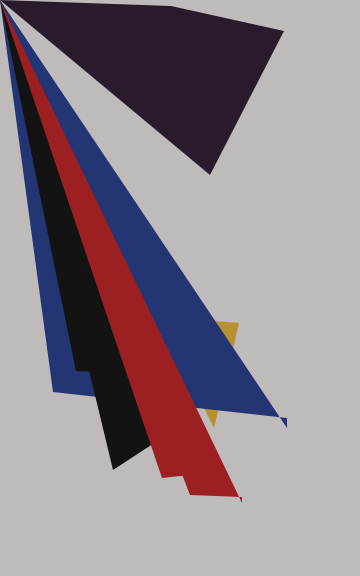
Frame 1 (no input)
Frame 60 (no input): identical to frame 1, image omitted
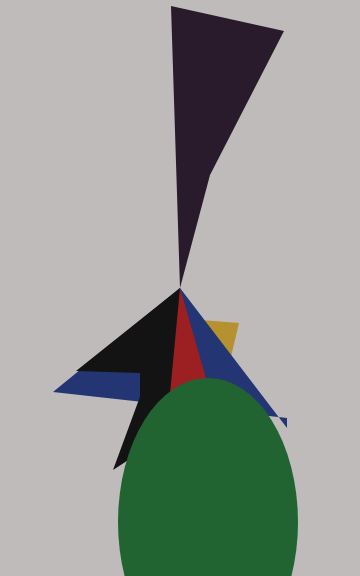
Frame 120 (the mouse pressed at the canvas centre since frame 60)

The p5.js sketch that drew these frames (run headless with seeded random() and noise() and a simulated clock; from frame 60 on, the mouse is pressed at the canvas centre):

// p5.js sketch
// ── sketch.js
function setup() {
  createCanvas(360,576);
}

function draw(){

  background('#BFBBBB');
             
  noStroke();
  fill('#291b2c');
  quad(171, 6, 284, 31, 210, 175, mouseX, mouseY);
  
  noStroke();
  fill('#b6912f');
  quad(163, 317, 239, 323, 214, 428, mouseX, mouseY);
  
  noStroke();
  fill('#233573');
  quad(53, 392, 287, 418, 287, 428, mouseX, mouseY);
  
  noStroke();
  fill('#131313');
  quad(76, 371, 140, 373, 140, 436, mouseX, mouseY);
  
  noStroke();
  fill('#131313');
  quad(113, 470, 162, 438, 179, 464, mouseX, mouseY);
  
  noStroke();
  fill('#9c2021');
  quad(162, 478, 199, 474, 200, 491, mouseX, mouseY);
  
  noStroke();
  fill('#9c2021');
  quad(190, 495, 242, 497, 242, 503, mouseX, mouseY);
  
  noStroke();
  fill('#216432');
  ellipse(208,522,mouseX,mouseY);
}
